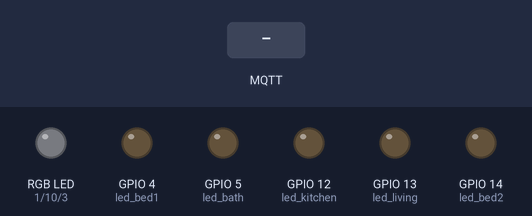
The sketch below on a simulated ESP8266 (NodeMCU). Parts: an RGB LED mixed from three pins (HIGH = lit), output pins drawn as LEDs (lit = HIGH). Inputs (shaded band) come from the test bench. Dim RGB values are drawn brighter than linear; WiFi joins after 1.5 s; servers stay silent unless stated; storage starts empty; no MQTT or app messages arrive unless stated; what the sketch prints to the serial monitor is not drawn.

Above: at 2.7 s.
2.8 s: MQTT message "K" arrives on the first subscribed topic
At 3.9 s:
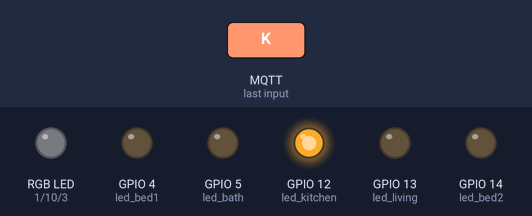
4.3 s: MQTT message "H" arrives on the first subscribed topic
At 5.0 s:
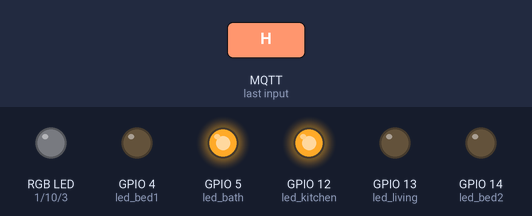
5.8 s: MQTT message "k" arrives on the first subscribed topic
At 6.2 s:
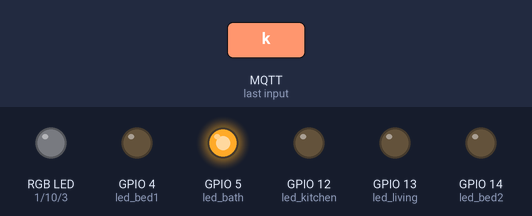
7.3 s: MQTT message "1" arrives on the third subscribed topic
At 8.4 s:
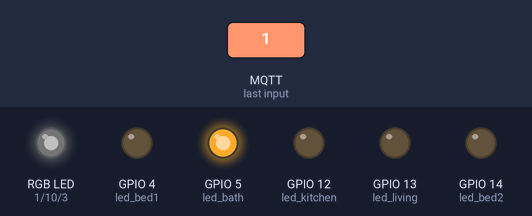
8.8 s: MQTT message "h" arrives on the first subscribed topic
At 9.7 s:
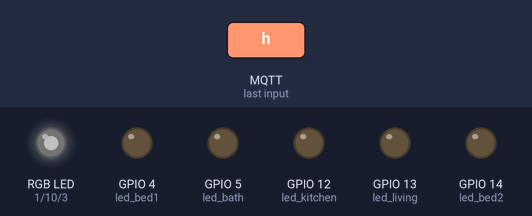
10.3 s: MQTT message "K" arrives on the first subscribed topic
At 10.8 s:
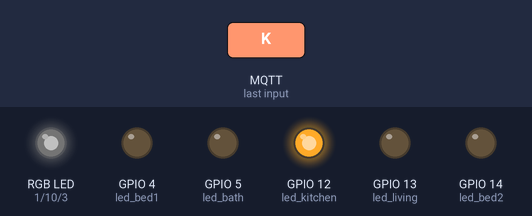
Timing chart, 0 to 12.8 s (numbered marks = the images above; inputs shaded):
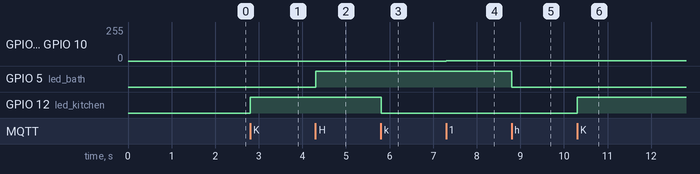

The sketch:

leds.ino
```cpp
#include <ESP8266WiFi.h>
#include<PubSubClient.h>
#include <WiFiClient.h>
#include <WiFiServer.h>
#include <WiFiClientSecure.h>
#include "FS.h"

// CONNECTION INFO
//const char* mqtt_server=IP_MQTT;
//const char* ssid = SSID;
//const char* password = WPA_KEY;

//const char* mqtt_server="10.71.2.217";
//const char* ssid = "UIT-GUEST";
//const char* password = "Uit05012017";

const char* mqtt_server="192.168.100.111";
const char* ssid = "Hieu-2";
const char* password = "trunghieu196";

// PIN
const int led_bath = 5;
const int led_bed1 = 4;
const int led_bed2 = 14;
const int led_kitchen = 12;
const int led_living =  13;
const int led_r = 1;
const int led_g = 10;
const int led_b = 3;

void onReceiveMQTT(char* topic,byte* payload,unsigned int lengthPayload);
void setColor(int value);
WiFiClientSecure espClient;
PubSubClient client(mqtt_server,8883,onReceiveMQTT,espClient);

const char* req_stat_topic = "REQ_STAT";
const char* res_stat_topic = "RES_STAT";
const char* led_control_topic = "LED_CONTROL";
const char* board_id = "LIGHT";
const char* rgb_topic = "TOFF";

int rgb_color = 0;

//SETUP()
void setup() {
  // Set pinMode
  pinMode(led_bath,OUTPUT);
  pinMode(led_bed1,OUTPUT);
  pinMode(led_bed2,OUTPUT);
  pinMode(led_kitchen,OUTPUT);
  pinMode(led_living,OUTPUT);
  pinMode(led_r,OUTPUT);
  pinMode(led_g,OUTPUT);
  pinMode(led_b,OUTPUT);

  //Set Baurate
  Serial.begin(115200);                                                   //Baurate 115200

  //Setup wifi
  setup_wifi();
  //Setup SSL

  if (!SPIFFS.begin()) {
    Serial.println("Failed to mount file system");
    return;
  }
  File ca = SPIFFS.open("/hivemq-server-cert.pem", "r"); //replace ca.crt eith your uploaded file name
  if (!ca) {
    Serial.println("Failed to open ca file");
  }
  else
    Serial.println("Success to open ca file");
  if(espClient.loadCertificate(ca))
    Serial.println("loaded");
  else
    Serial.println("not loaded");
  // cài đặt server và lắng nghe client ở port 8883
  client.setServer(mqtt_server, 8883);
  client.setCallback(onReceiveMQTT);                                           //Setup callback funtion of client

  //Subcribe Topic from MQTT Server
  listenMQTT();
  //Subcribe Topic from MQTT Server
}

//LOOP()
void loop() {
  setColor(rgb_color);
  if(!client.connected()){
     listenMQTT();
  }
  else{
    client.loop();
  }
//  delay(500);
}

//SETUP WIFI
void setup_wifi(){
  Serial.println();
  Serial.print("Connecting to ");                                         //Print Serial monitoring
  Serial.println(ssid);

  //Connect to Wifi
  WiFi.begin(ssid,password);                                              //Connect to Wifi

  //Check if connect fail
  while(WiFi.status()!=WL_CONNECTED){                                     //Check if connect fail
    delay(100);
    Serial.println("Can't connect. Reconnecting...\n");
  }
  //If connect success
  Serial.println("WiFi connected");
  Serial.println("IP address: ");
  Serial.println(WiFi.localIP());                                         //Show Local IP
}
//RECEIVE MQTT MESSAGE
void onReceiveMQTT(char* _topic,byte* payload,unsigned int lengthPayload){
  const String topic = String(_topic);
  Serial.print("Receive topic : [");
  Serial.print(topic);
  Serial.println("]");

  //Print Length of payload
  Serial.print("Length of payload : ");
  Serial.println(lengthPayload);

  if(topic.equals(req_stat_topic)){
    client.publish(res_stat_topic,board_id);
  }
  if(topic.equals(led_control_topic)){
    char* charMESSAGE = handlePayload(payload,lengthPayload);
    if(lengthPayload > 0){
      Serial.print("MESSAGE RECEIVED IS : ");
      Serial.println(charMESSAGE);
      switch(*charMESSAGE){
        case 'L' :
          digitalWrite(led_living,HIGH);
          client.publish("ledState","Light's living room has been turned on");
          break;
        case 'l' :
          digitalWrite(led_living,LOW);
          client.publish("ledState","Light's living room has been turned off");
          break;
        case 'B' :
          digitalWrite(led_bed1,HIGH);
          client.publish("ledState","Light's bed room 1 has been turned on");
          break;
        case 'b' :
          digitalWrite(led_bed1,LOW);
          client.publish("ledState","Light's bed room 1 has been turned off");
          break;
        case 'S' :
          digitalWrite(led_bed2,HIGH);
          client.publish("ledState","Light's bed room 2 has been turned on");
          break;
        case 's' :
          digitalWrite(led_bed2,LOW);
          client.publish("ledState","Light's bed room 2 has been turned off");
          break;
        case 'K' :
          digitalWrite(led_kitchen,HIGH);
          client.publish("ledState","Light's kitchen has been turned on");
          break;
        case 'k' :
          digitalWrite(led_kitchen,LOW);
          client.publish("ledState","Light's kitchen has been turned off");
          break;
        case 'H' :
          digitalWrite(led_bath,HIGH);
          client.publish("ledState","Light's bathroom has been turned on");
          break;
        case 'h' :
          digitalWrite(led_bath,LOW);
          client.publish("ledState","Light's bathroom has been turned off");
          break;
        case 'A' :
          All_led('A');
          client.publish("ledState","Light's all room has been turned on");
          break;
        case 'a' :
          All_led('a');
          client.publish("ledState","Light's all room has been turned off");
          break;
      }
    }
    else{
      Serial.print("Fail to receive payload !!! - payload : ");
      Serial.println(charMESSAGE);
    };
  }

  if(topic.equals(rgb_topic)){
    //char *_message = handlePayload(payload,lengthPayload);
    String message = payloadToString(payload,lengthPayload);
    rgb_color = message.toInt();
  }
}
//ALL ON or OFF
void All_led(char c){
  if(c == 'A'){
    digitalWrite(led_living,HIGH);
    digitalWrite(led_bed1,HIGH);
    digitalWrite(led_bed2,HIGH);
    digitalWrite(led_kitchen,HIGH);
    digitalWrite(led_bath,HIGH);
  }
  else{
    digitalWrite(led_living,LOW);
    digitalWrite(led_bed1,LOW);
    digitalWrite(led_bed2,LOW);
    digitalWrite(led_kitchen,LOW);
    digitalWrite(led_bath,LOW);
  }
}

//HANDLEPAYLOAD()
char* handlePayload(byte* payload,unsigned int lengthPayload ){
  char* charMESSAGE = new char[lengthPayload];
  for(int i=0;i<lengthPayload;i++){                                       //Read values from payload
      Serial.print("Value received : ");
      Serial.println(payload[i]);                                         //Print ASCII
      charMESSAGE[i] = (char)payload[i];
    }
  return charMESSAGE;
}

String payloadToString(byte* payload, unsigned int _length){
  String s= "";
  for (int i=0;i < _length;i++){
    s += (char)payload[i];
  }
  return s;
}

//LISTENMQTT()
void listenMQTT(){
  while(WiFi.status()!=WL_CONNECTED){
    Serial.print("Can't connect. Reconnecting...\n");
    setup_wifi();
  }
  while(!client.connected()){
    if(client.connect("LEDCONTROL","admin","123QWE!@#")){
      Serial.println("Connected to MQTT Server");
      client.subscribe("LED_CONTROL");
      client.subscribe(req_stat_topic);
      client.subscribe(rgb_topic );
      client.publish(res_stat_topic, board_id);
   }
    else{
      Serial.print("Failed,Can't connect to MQTT Server , STATE = ");
      Serial.println(client.state());
      delay(100);
    }
  }
}
//write color
void setColor(int value) {
  analogWrite(led_r, value);
  analogWrite(led_g, value);
  analogWrite(led_b, value);
}
```

Measured:
- after the input at 2.8 s, GPIO 12 (led_kitchen): LOW → HIGH at once
- after the input at 4.3 s, GPIO 5 (led_bath): LOW → HIGH at once
- after the input at 5.8 s, GPIO 12 (led_kitchen): HIGH → LOW at once
- after the input at 7.3 s, GPIO 1 (led_r), GPIO 3 (led_b), GPIO 10 (led_g): 0/255 → 1/255 at once
- after the input at 8.8 s, GPIO 5 (led_bath): HIGH → LOW at once
- after the input at 10.3 s, GPIO 12 (led_kitchen): LOW → HIGH at once
